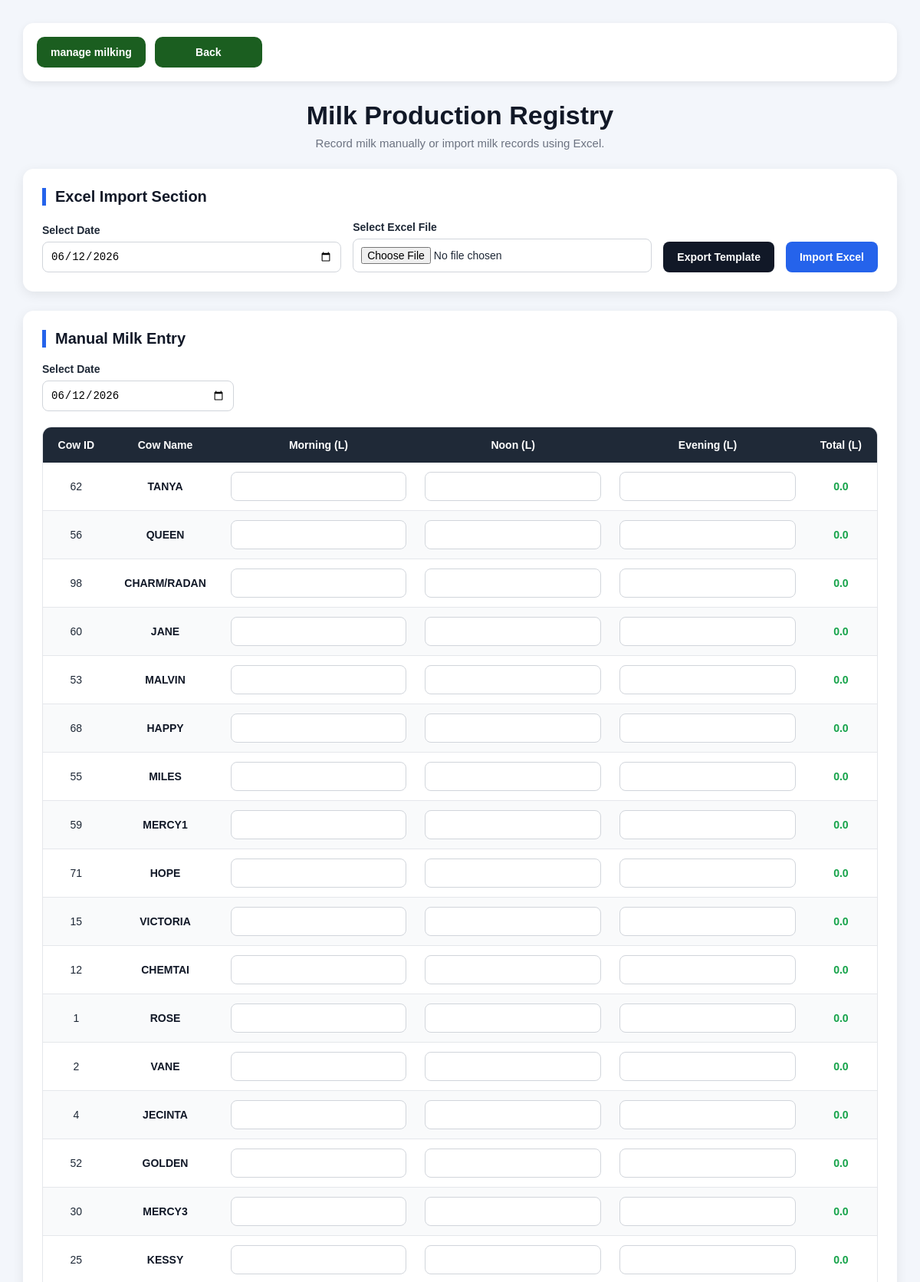
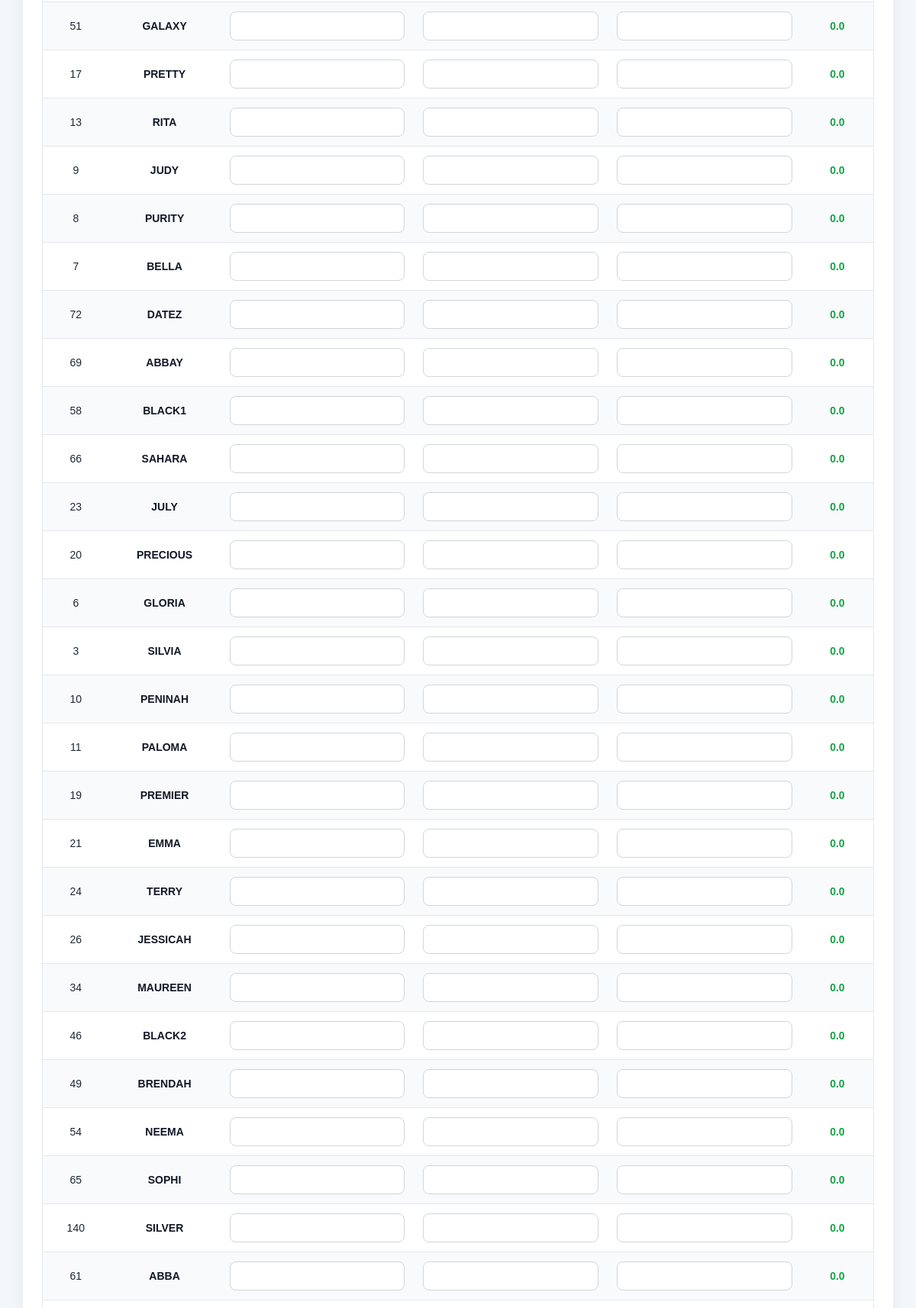
The page /milk_registry (signed in, upper part) on the database its author committed (2 pictures, top to bottom).
### models.py (models this page shows)
class MilkingHerd(db.Model):
    id = db.Column(db.Integer, primary_key=True)
    animal_id = db.Column(
        db.Integer,
        db.ForeignKey("animal_registry.id"),
        unique=True,
        nullable=False
    )
    animal = db.relationship("AnimalRegistry")

class AnimalRegistry(db.Model):
    id = db.Column(db.Integer, primary_key=True)
    name = db.Column(db.String(100), nullable=False)
    breed = db.Column(db.String(100))
    dob = db.Column(db.Date, nullable=True)
    category = db.Column(db.String(50))
    sex = db.Column(db.String(20), default="cow")
    mother = db.Column(db.String(100), nullable=True)
    current_shed_id = db.Column(
        db.Integer,
        db.ForeignKey("cow_shed.id"),
        nullable=True
    )

### app.py (the view, shortened to what this page needs)
@app.route("/milk_registry", methods=["GET", "POST"])
@login_required
def milk_registry():
    cows = MilkingHerd.query.all()
    current_date = date.today()
    return render_template(
        "milk_registry.html",
        cows=cows,
        current_date=current_date
    )

### app.py (called while the page is built)
@app.before_request
def require_login():
    if request.endpoint is None:
        return
    allowed = [
        "login",
        "forgot",
        "verify_otp",
        "reset_password",
        "logout",
        "static"
    ]
    if request.endpoint.startswith("static"):
        return
    if not session.get("logged_in") and request.endpoint not in allowed:
        return redirect(url_for("login"))

def login_required(f):
    @wraps(f)
    def wrapper(*args, **kwargs):
        if not session.get("logged_in"):
            return redirect(url_for("login"))
        return f(*args, **kwargs)
    return wrapper

### templates/milk_registry.html (shortened to what this page needs)
<!DOCTYPE html>
<html lang="en">
<head>
</head>
<body>
<div class="container">
<div class="top-actions">
    <a href="/manage_milking" class="action-btn">
        manage milking
    </a>
    <a href="/milk_dashboard" class="action-btn">
        Back
    </a>
</div>
    <div class="page-header">
        <h1>Milk Production Registry</h1>
        <p>
            Record milk manually or import milk records using Excel.
        </p>
    </div>
    <div class="card">
        <div class="section-title">
            Excel Import Section
        </div>
        <form method="POST"
              action="{{ url_for('import_milk_registry') }}"
              enctype="multipart/form-data">
            <div class="import-grid">
                <div>
                    <label>Select Date</label>
                    <input type="date"
                           name="date"
                           value="{{ current_date }}"
                           required>
                </div>
                <div>
                    <label>Select Excel File</label>
                    <input type="file"
                           name="excel_file"
                           accept=".xlsx,.xls"
                           required>
                </div>
                <div>
                    <a href="{{ url_for('export_milk_template') }}"
                       class="btn btn-dark">
                        Export Template
                    </a>
                </div>
                <div>
                    <button type="submit"
                            class="btn btn-primary">
                        Import Excel
                    </button>
                </div>
            </div>
        </form>
    </div>
    <div class="card">
        <div class="section-title">
            Manual Milk Entry
        </div>
        <form method="POST">
            <div style="margin-bottom:20px;">
                <label>Select Date</label>
                <input type="date"
                       name="date"
                       value="{{ current_date }}"
                       style="max-width:250px;">
            </div>
            <div class="table-wrapper">
                <table>
                    <thead>
                        <tr>
                            <th>Cow ID</th>
                            <th>Cow Name</th>
                            <th>Morning (L)</th>
                            <th>Noon (L)</th>
                            <th>Evening (L)</th>
                            <th>Total (L)</th>
                        </tr>
                    </thead>
                    <tbody>
                        {% for cow in cows %}
                        <tr>
                            <td>
                                {{ cow.animal.id }}
                            </td>
                            <td class="cow-name">
                                {{ cow.animal.name }}
                            </td>
                            <td>
                                <input type="number"
                                       name="morning[]"
                                       step="0.1"
                                       min="0"
                                       oninput="calculateRow(this)">
                            </td>
                            <td>
                                <input type="number"
                                       name="noon[]"
                                       step="0.1"
                                       min="0"
                                       oninput="calculateRow(this)">
                            </td>
                            <td>
                                <input type="number"
                                       name="evening[]"
                                       step="0.1"
                                       min="0"
                                       oninput="calculateRow(this)">
                            </td>
                            <td class="total-cell">
                                0.0
                            </td>
                        </tr>
                        {% endfor %}
                    </tbody>
                </table>
            </div>
        </form>
    </div>
</div>
</body>
</html>

### templates/milk_registry.html (style rules this page uses)
* { margin:0; padding:0; box-sizing:border-box; }
body { font-family: Arial, sans-serif; background:#f3f6fb; padding:30px; color:#1f2937; }
.container { max-width:1500px; margin:auto; }
.page-header { margin-bottom:25px; text-align:center; }
.page-header h1 { font-size:34px; color:#111827; margin-bottom:8px; }
.page-header p { color:#6b7280; font-size:15px; }
.card { background:white; border-radius:14px; padding:25px; margin-bottom:25px; box-shadow:0 4px 15px rgba(0,0,0,0.08); }
.section-title { font-size:20px; font-weight:bold; margin-bottom:20px; color:#111827; border-left:5px solid #2563eb; padding-left:12px; }
.import-grid { display:grid; grid-template-columns:1fr 1fr auto auto; gap:15px; align-items:end; }
label { display:block; margin-bottom:7px; font-size:14px; font-weight:bold; }
input[type="date"], input[type="file"], input[type="number"] { width:100%; padding:10px; border:1px solid #d1d5db; border-radius:8px; font-size:14px; }
.btn { border:none; border-radius:8px; padding:12px 18px; cursor:pointer; font-size:14px; font-weight:bold; text-decoration:none; display:inline-block; transition:0.3s; }
.btn-primary { background:#2563eb; color:white; }
.btn-dark { background:#111827; color:white; }
.table-wrapper { overflow-x:auto; border:1px solid #e5e7eb; border-radius:12px; }
table { width:100%; border-collapse:collapse; min-width:900px; }
thead { background:#1f2937; color:white; }
th { padding:15px; text-align:center; font-size:14px; }
td { padding:12px; border-bottom:1px solid #e5e7eb; text-align:center; font-size:14px; }
tbody tr:nth-child(even) { background:#f9fafb; }
.cow-name { font-weight:bold; color:#111827; }
.total-cell { font-weight:bold; color:#16a34a; }
.top-actions { display:flex; flex-wrap:wrap; gap:12px; margin-bottom:25px; background:white; padding:18px; border-radius:14px; box-shadow:0 3px 10px rgba(0,0,0,0.08); }
.action-btn { text-decoration:none; background:#1b5e20; color:white; padding:12px 18px; border-radius:10px; font-size:14px; font-weight:bold; transition:0.3s; display:inline-flex; align-items:center; justify-content:center; min-width:140px; }

### rows shown on the page
MilkingHerd: animal.id "62", animal.name "TANYA"
MilkingHerd: animal.id "56", animal.name "QUEEN"
MilkingHerd: animal.id "98", animal.name "CHARM/RADAN"
MilkingHerd: animal.id "60", animal.name "JANE"
MilkingHerd: animal.id "53", animal.name "MALVIN"
MilkingHerd: animal.id "68", animal.name "HAPPY"
MilkingHerd: animal.id "55", animal.name "MILES"
MilkingHerd: animal.id "59", animal.name "MERCY1"
MilkingHerd: animal.id "71", animal.name "HOPE"
MilkingHerd: animal.id "15", animal.name "VICTORIA"
MilkingHerd: animal.id "12", animal.name "CHEMTAI"
MilkingHerd: animal.id "1", animal.name "ROSE"
MilkingHerd: animal.id "2", animal.name "VANE"
MilkingHerd: animal.id "4", animal.name "JECINTA"
MilkingHerd: animal.id "52", animal.name "GOLDEN"
MilkingHerd: animal.id "30", animal.name "MERCY3"
MilkingHerd: animal.id "25", animal.name "KESSY"
MilkingHerd: animal.id "51", animal.name "GALAXY"
MilkingHerd: animal.id "17", animal.name "PRETTY"
MilkingHerd: animal.id "13", animal.name "RITA"
MilkingHerd: animal.id "9", animal.name "JUDY"
MilkingHerd: animal.id "8", animal.name "PURITY"
MilkingHerd: animal.id "7", animal.name "BELLA"
MilkingHerd: animal.id "72", animal.name "DATEZ"
MilkingHerd: animal.id "69", animal.name "ABBAY"
MilkingHerd: animal.id "58", animal.name "BLACK1"
MilkingHerd: animal.id "66", animal.name "SAHARA"
MilkingHerd: animal.id "23", animal.name "JULY"
MilkingHerd: animal.id "20", animal.name "PRECIOUS"
MilkingHerd: animal.id "6", animal.name "GLORIA"
MilkingHerd: animal.id "3", animal.name "SILVIA"
MilkingHerd: animal.id "10", animal.name "PENINAH"
MilkingHerd: animal.id "11", animal.name "PALOMA"
MilkingHerd: animal.id "19", animal.name "PREMIER"
MilkingHerd: animal.id "21", animal.name "EMMA"
MilkingHerd: animal.id "24", animal.name "TERRY"
MilkingHerd: animal.id "26", animal.name "JESSICAH"
MilkingHerd: animal.id "34", animal.name "MAUREEN"
MilkingHerd: animal.id "46", animal.name "BLACK2"
MilkingHerd: animal.id "49", animal.name "BRENDAH"
MilkingHerd: animal.id "54", animal.name "NEEMA"
MilkingHerd: animal.id "65", animal.name "SOPHI"
MilkingHerd: animal.id "140", animal.name "SILVER"
MilkingHerd: animal.id "61", animal.name "ABBA"
